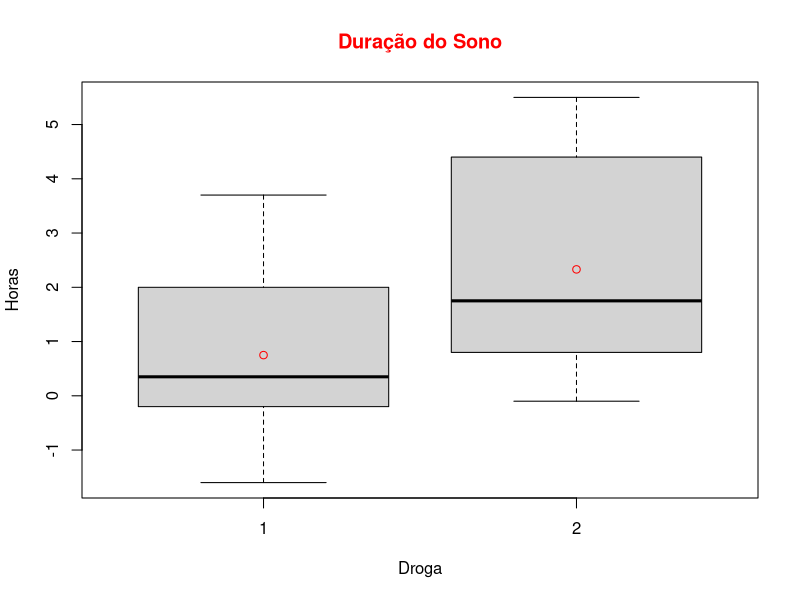
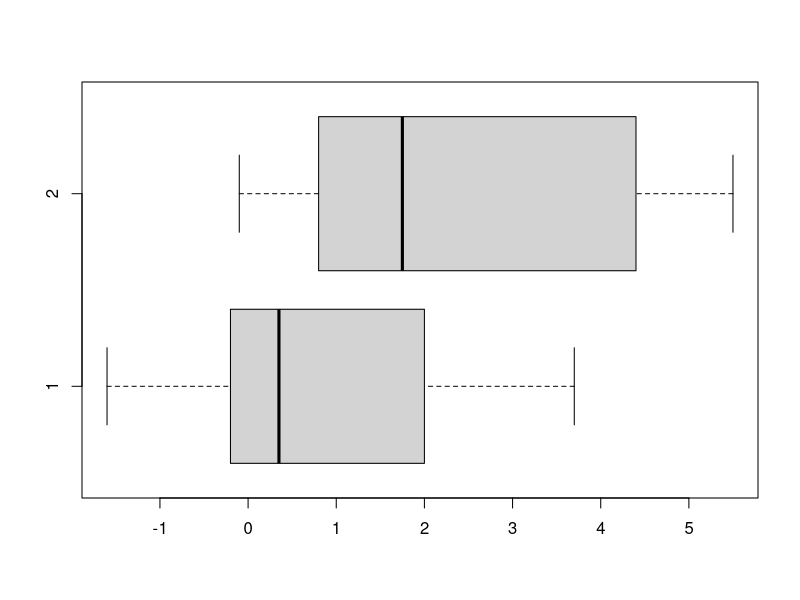
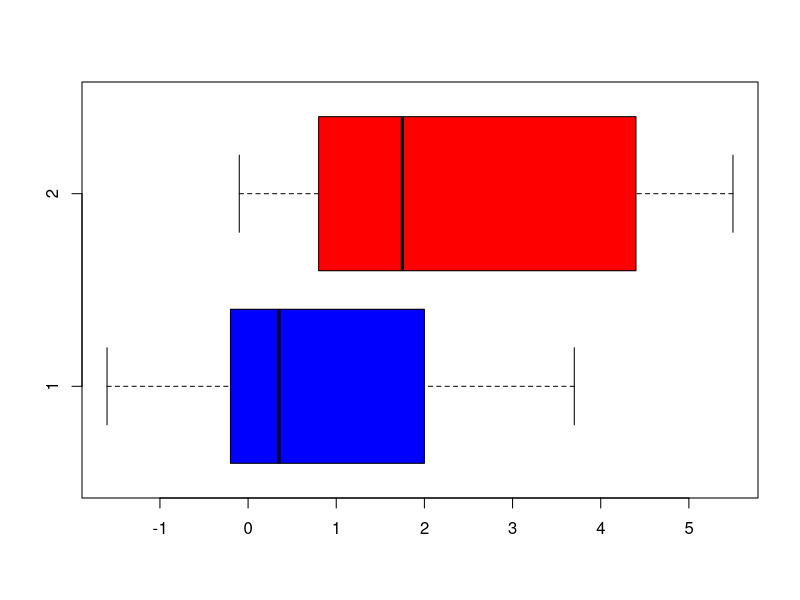

Write the R code that produced these figures, in order.
setwd("C:\\Users\\Andrew\\OneDrive\\Documentos\\Pessoal\\Cursos\\DSA\\BigDataRAzure\\BigData-Analytics-With-R-and-Microsoft-Azure-Machine-Learning-Course-\\Cap04")
getwd()

?boxplot
?sleep

# to utilize columns without specifying the dataset
attach(sleep)

# bulding the boxplot
sleepboxplot = boxplot(data = sleep, extra ~ group,
                       main = "Duração do Sono",
                       col.main = "red", ylab = "Horas", xlab = "Droga")

# Calculating mean
medias = by(extra, group, mean)

# Adds the mean to the plot
points(medias, col = "red")

# Horizontal boxplot
horizontalboxplot = boxplot(data = sleep, extra ~ group,
                            ylab = "", xlab = "", horizontal = T)

horizontalboxplot = boxplot(data = sleep, extra ~ group,
                            ylab = "", xlab = "", horizontal = T,
                            col = c("blue", "red"))